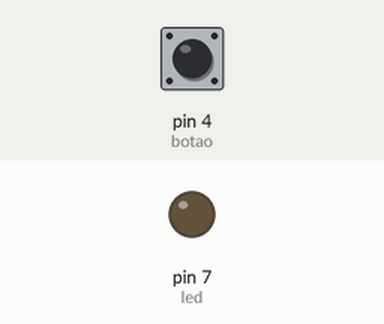
Simulated run of this sketch. Board: Arduino Uno, built with avr-gcc and run on an emulated ATmega328P. Parts: output pins drawn as LEDs (lit = HIGH). The inputs (shaded band) are chosen by the test bench; at power-on: pin 4 (botao) LOW.

Above: at 1.2 s.
1.3 s: pin 4 (botao) pulled HIGH for 0.15 s
At 2.6 s:
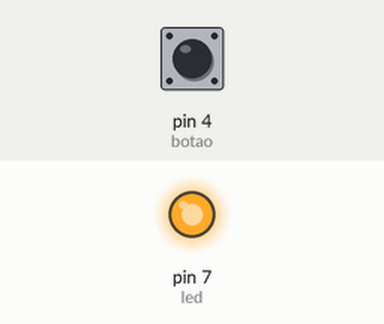
4.4 s: pin 4 (botao) pulled HIGH for 1 s
At 7.6 s:
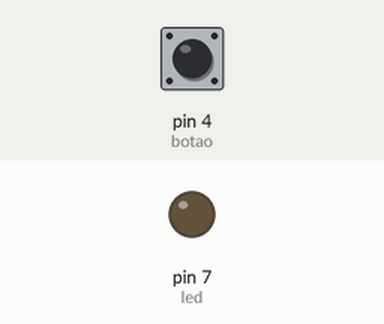
7.9 s: pin 4 (botao) pulled HIGH for 3.2 s
At 8.8 s:
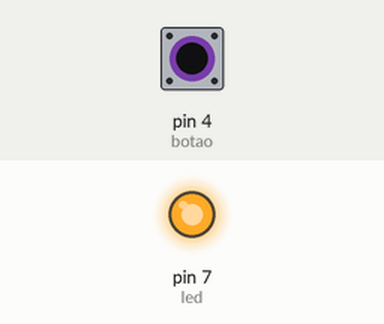
Timing chart, 0 to 13.4 s (numbered marks = the images above; inputs shaded):
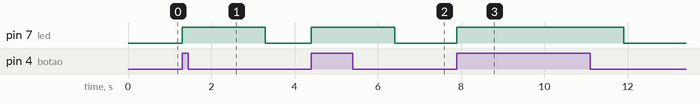

The sketch:

exemplo6-12.ino
```cpp
#define led 7
#define botao 4

int estadoBotao = 0;

void setup() {
    // definindo entrada e saída
    pinMode(led, OUTPUT);
    pinMode(botao, INPUT); // definir a porta 4 como entrada
}

void loop() {
    // fazer a leitura da porta/entrada conectada no botão
    estadoBotao = digitalRead(botao);
    // ligar o led por 2 segundos quando o botão for pressionado
    if (estadoBotao) {
        digitalWrite(led, 1);
        delay(2000);
    } else {
        digitalWrite(led, 0);
    }
}
```

Measured:
- after the input at 1.3 s, pin 7 (led): LOW → HIGH at once, → LOW 2.0 s later
- after the input at 4.4 s, pin 7 (led): LOW → HIGH at once, → LOW 2.0 s later
- after the input at 7.9 s, pin 7 (led): LOW → HIGH at once, → LOW 4.0 s later
